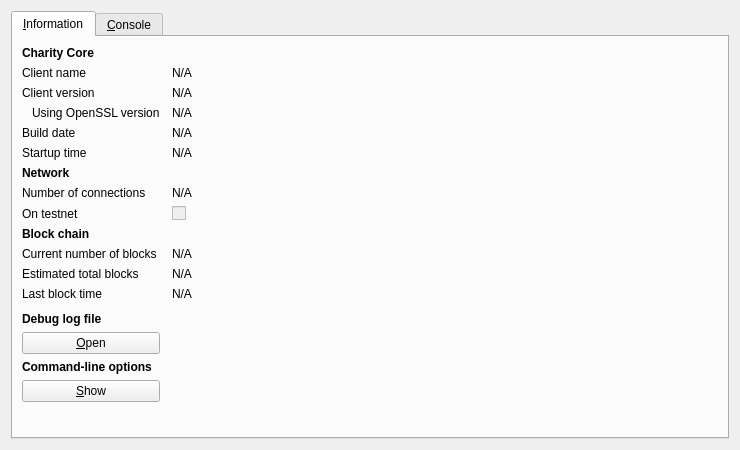
<?xml version="1.0" encoding="UTF-8"?>
<ui version="4.0">
 <class>RPCConsole</class>
 <widget class="QDialog" name="RPCConsole">
  <property name="geometry">
   <rect>
    <x>0</x>
    <y>0</y>
    <width>740</width>
    <height>450</height>
   </rect>
  </property>
  <property name="windowTitle">
   <string>Charity - Debug window</string>
  </property>
  <layout class="QVBoxLayout" name="verticalLayout_2">
   <item>
    <widget class="QTabWidget" name="tabWidget">
     <property name="currentIndex">
      <number>0</number>
     </property>
     <widget class="QWidget" name="tab_info">
      <attribute name="title">
       <string>&amp;Information</string>
      </attribute>
      <layout class="QGridLayout" name="gridLayout" columnstretch="0,1">
       <property name="horizontalSpacing">
        <number>12</number>
       </property>
       <item row="0" column="0">
        <widget class="QLabel" name="label_9">
         <property name="font">
          <font>
           <weight>75</weight>
           <bold>true</bold>
          </font>
         </property>
         <property name="text">
          <string>Charity Core</string>
         </property>
        </widget>
       </item>
       <item row="1" column="0">
        <widget class="QLabel" name="label_5">
         <property name="text">
          <string>Client name</string>
         </property>
        </widget>
       </item>
       <item row="1" column="1">
        <widget class="QLabel" name="clientName">
         <property name="cursor">
          <cursorShape>IBeamCursor</cursorShape>
         </property>
         <property name="text">
          <string>N/A</string>
         </property>
         <property name="textFormat">
          <enum>Qt::PlainText</enum>
         </property>
         <property name="textInteractionFlags">
          <set>Qt::LinksAccessibleByMouse|Qt::TextSelectableByKeyboard|Qt::TextSelectableByMouse</set>
         </property>
        </widget>
       </item>
       <item row="2" column="0">
        <widget class="QLabel" name="label_6">
         <property name="text">
          <string>Client version</string>
         </property>
        </widget>
       </item>
       <item row="2" column="1">
        <widget class="QLabel" name="clientVersion">
         <property name="cursor">
          <cursorShape>IBeamCursor</cursorShape>
         </property>
         <property name="text">
          <string>N/A</string>
         </property>
         <property name="textFormat">
          <enum>Qt::PlainText</enum>
         </property>
         <property name="textInteractionFlags">
          <set>Qt::LinksAccessibleByMouse|Qt::TextSelectableByKeyboard|Qt::TextSelectableByMouse</set>
         </property>
        </widget>
       </item>
       <item row="3" column="0">
        <widget class="QLabel" name="label_14">
         <property name="text">
          <string>Using OpenSSL version</string>
         </property>
         <property name="indent">
          <number>10</number>
         </property>
        </widget>
       </item>
       <item row="3" column="1">
        <widget class="QLabel" name="openSSLVersion">
         <property name="cursor">
          <cursorShape>IBeamCursor</cursorShape>
         </property>
         <property name="text">
          <string>N/A</string>
         </property>
         <property name="textFormat">
          <enum>Qt::PlainText</enum>
         </property>
         <property name="textInteractionFlags">
          <set>Qt::LinksAccessibleByMouse|Qt::TextSelectableByKeyboard|Qt::TextSelectableByMouse</set>
         </property>
        </widget>
       </item>
       <item row="4" column="0">
        <widget class="QLabel" name="label_12">
         <property name="text">
          <string>Build date</string>
         </property>
        </widget>
       </item>
       <item row="4" column="1">
        <widget class="QLabel" name="buildDate">
         <property name="cursor">
          <cursorShape>IBeamCursor</cursorShape>
         </property>
         <property name="text">
          <string>N/A</string>
         </property>
         <property name="textFormat">
          <enum>Qt::PlainText</enum>
         </property>
         <property name="textInteractionFlags">
          <set>Qt::LinksAccessibleByMouse|Qt::TextSelectableByKeyboard|Qt::TextSelectableByMouse</set>
         </property>
        </widget>
       </item>
       <item row="5" column="0">
        <widget class="QLabel" name="label_13">
         <property name="text">
          <string>Startup time</string>
         </property>
        </widget>
       </item>
       <item row="5" column="1">
        <widget class="QLabel" name="startupTime">
         <property name="cursor">
          <cursorShape>IBeamCursor</cursorShape>
         </property>
         <property name="text">
          <string>N/A</string>
         </property>
         <property name="textFormat">
          <enum>Qt::PlainText</enum>
         </property>
         <property name="textInteractionFlags">
          <set>Qt::LinksAccessibleByMouse|Qt::TextSelectableByKeyboard|Qt::TextSelectableByMouse</set>
         </property>
        </widget>
       </item>
       <item row="6" column="0">
        <widget class="QLabel" name="label_11">
         <property name="font">
          <font>
           <weight>75</weight>
           <bold>true</bold>
          </font>
         </property>
         <property name="text">
          <string>Network</string>
         </property>
        </widget>
       </item>
       <item row="7" column="0">
        <widget class="QLabel" name="label_7">
         <property name="text">
          <string>Number of connections</string>
         </property>
        </widget>
       </item>
       <item row="7" column="1">
        <widget class="QLabel" name="numberOfConnections">
         <property name="cursor">
          <cursorShape>IBeamCursor</cursorShape>
         </property>
         <property name="text">
          <string>N/A</string>
         </property>
         <property name="textFormat">
          <enum>Qt::PlainText</enum>
         </property>
         <property name="textInteractionFlags">
          <set>Qt::LinksAccessibleByMouse|Qt::TextSelectableByKeyboard|Qt::TextSelectableByMouse</set>
         </property>
        </widget>
       </item>
       <item row="8" column="0">
        <widget class="QLabel" name="label_8">
         <property name="text">
          <string>On testnet</string>
         </property>
        </widget>
       </item>
       <item row="8" column="1">
        <widget class="QCheckBox" name="isTestNet">
         <property name="enabled">
          <bool>false</bool>
         </property>
         <property name="text">
          <string/>
         </property>
        </widget>
       </item>
       <item row="9" column="0">
        <widget class="QLabel" name="label_10">
         <property name="font">
          <font>
           <weight>75</weight>
           <bold>true</bold>
          </font>
         </property>
         <property name="text">
          <string>Block chain</string>
         </property>
        </widget>
       </item>
       <item row="10" column="0">
        <widget class="QLabel" name="label_3">
         <property name="text">
          <string>Current number of blocks</string>
         </property>
        </widget>
       </item>
       <item row="10" column="1">
        <widget class="QLabel" name="numberOfBlocks">
         <property name="cursor">
          <cursorShape>IBeamCursor</cursorShape>
         </property>
         <property name="text">
          <string>N/A</string>
         </property>
         <property name="textFormat">
          <enum>Qt::PlainText</enum>
         </property>
         <property name="textInteractionFlags">
          <set>Qt::LinksAccessibleByMouse|Qt::TextSelectableByKeyboard|Qt::TextSelectableByMouse</set>
         </property>
        </widget>
       </item>
       <item row="11" column="0">
        <widget class="QLabel" name="label_4">
         <property name="text">
          <string>Estimated total blocks</string>
         </property>
        </widget>
       </item>
       <item row="11" column="1">
        <widget class="QLabel" name="totalBlocks">
         <property name="cursor">
          <cursorShape>IBeamCursor</cursorShape>
         </property>
         <property name="text">
          <string>N/A</string>
         </property>
         <property name="textFormat">
          <enum>Qt::PlainText</enum>
         </property>
         <property name="textInteractionFlags">
          <set>Qt::LinksAccessibleByMouse|Qt::TextSelectableByKeyboard|Qt::TextSelectableByMouse</set>
         </property>
        </widget>
       </item>
       <item row="12" column="0">
        <widget class="QLabel" name="label_2">
         <property name="text">
          <string>Last block time</string>
         </property>
        </widget>
       </item>
       <item row="12" column="1">
        <widget class="QLabel" name="lastBlockTime">
         <property name="cursor">
          <cursorShape>IBeamCursor</cursorShape>
         </property>
         <property name="text">
          <string>N/A</string>
         </property>
         <property name="textFormat">
          <enum>Qt::PlainText</enum>
         </property>
         <property name="textInteractionFlags">
          <set>Qt::LinksAccessibleByMouse|Qt::TextSelectableByKeyboard|Qt::TextSelectableByMouse</set>
         </property>
        </widget>
       </item>
       <item row="13" column="0">
        <spacer name="verticalSpacer_2">
         <property name="orientation">
          <enum>Qt::Vertical</enum>
         </property>
         <property name="sizeHint" stdset="0">
          <size>
           <width>20</width>
           <height>20</height>
          </size>
         </property>
        </spacer>
       </item>
       <item row="14" column="0">
        <widget class="QLabel" name="labelDebugLogfile">
         <property name="font">
          <font>
           <weight>75</weight>
           <bold>true</bold>
          </font>
         </property>
         <property name="text">
          <string>Debug log file</string>
         </property>
        </widget>
       </item>
       <item row="15" column="0">
        <widget class="QPushButton" name="openDebugLogfileButton">
         <property name="toolTip">
          <string>Open the Charity debug log file from the current data directory. This can take a few seconds for large log files.</string>
         </property>
         <property name="text">
          <string>&amp;Open</string>
         </property>
         <property name="autoDefault">
          <bool>false</bool>
         </property>
        </widget>
       </item>
       <item row="16" column="0">
        <widget class="QLabel" name="labelCLOptions">
         <property name="font">
          <font>
           <weight>75</weight>
           <bold>true</bold>
          </font>
         </property>
         <property name="text">
          <string>Command-line options</string>
         </property>
        </widget>
       </item>
       <item row="17" column="0">
        <widget class="QPushButton" name="showCLOptionsButton">
         <property name="toolTip">
          <string>Show the Charity-Qt help message to get a list with possible Charity command-line options.</string>
         </property>
         <property name="text">
          <string>&amp;Show</string>
         </property>
         <property name="autoDefault">
          <bool>false</bool>
         </property>
        </widget>
       </item>
       <item row="18" column="0">
        <spacer name="verticalSpacer">
         <property name="orientation">
          <enum>Qt::Vertical</enum>
         </property>
         <property name="sizeHint" stdset="0">
          <size>
           <width>20</width>
           <height>40</height>
          </size>
         </property>
        </spacer>
       </item>
      </layout>
     </widget>
     <widget class="QWidget" name="tab_console">
      <attribute name="title">
       <string>&amp;Console</string>
      </attribute>
      <layout class="QVBoxLayout" name="verticalLayout_3">
       <property name="spacing">
        <number>3</number>
       </property>
       <item>
        <widget class="QTextEdit" name="messagesWidget">
         <property name="minimumSize">
          <size>
           <width>0</width>
           <height>100</height>
          </size>
         </property>
         <property name="readOnly">
          <bool>true</bool>
         </property>
         <property name="tabKeyNavigation" stdset="0">
          <bool>false</bool>
         </property>
         <property name="columnCount" stdset="0">
          <number>2</number>
         </property>
        </widget>
       </item>
       <item>
        <layout class="QHBoxLayout" name="horizontalLayout">
         <property name="spacing">
          <number>3</number>
         </property>
         <item>
          <widget class="QLabel" name="label">
           <property name="text">
            <string notr="true">&gt;</string>
           </property>
          </widget>
         </item>
         <item>
          <widget class="QLineEdit" name="lineEdit"/>
         </item>
         <item>
          <widget class="QPushButton" name="clearButton">
           <property name="maximumSize">
            <size>
             <width>24</width>
             <height>24</height>
            </size>
           </property>
           <property name="toolTip">
            <string>Clear console</string>
           </property>
           <property name="text">
            <string/>
           </property>
           <property name="icon">
            <iconset resource="../bitcoin.qrc">
             <normaloff>:/icons/remove</normaloff>:/icons/remove</iconset>
           </property>
           <property name="shortcut">
            <string notr="true">Ctrl+L</string>
           </property>
           <property name="autoDefault">
            <bool>false</bool>
           </property>
          </widget>
         </item>
        </layout>
       </item>
      </layout>
     </widget>
    </widget>
   </item>
  </layout>
 </widget>
 <resources>
  <include location="../bitcoin.qrc"/>
 </resources>
 <connections/>
</ui>
